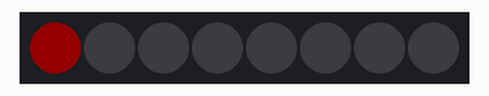
Simulated run of this sketch. Board: Arduino Uno, built with avr-gcc and run on an emulated ATmega328P. Shown: 8 RGB LEDs in strip order, left to right. Dim RGB values are drawn brighter than linear.

Above: at 0.1 s.
At 1.1 s:
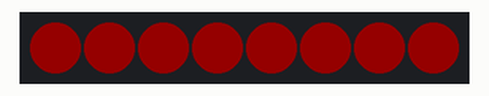
At 2.0 s:
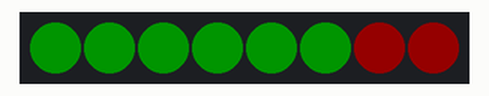
At 3.91 s:
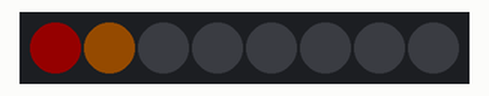
At 4.51 s:
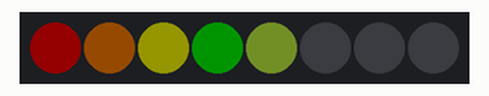
At 5.1 s:
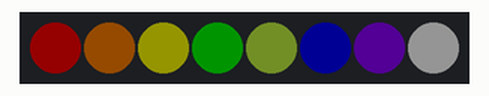
Timing chart, 0 to 6.6 s (numbered marks = the images above):
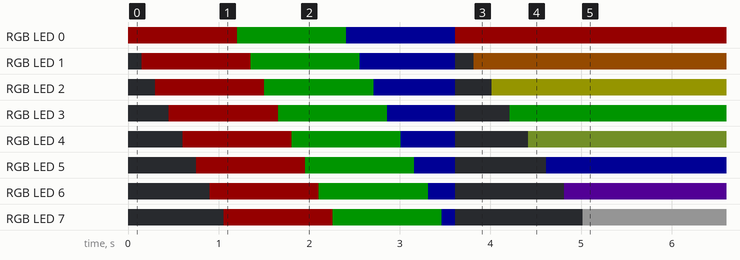

The sketch:

35-ledstrip.ino
```cpp
#include <Adafruit_NeoPixel.h>

#define PIN 6
#define PIXELS 8

Adafruit_NeoPixel pixels = Adafruit_NeoPixel(PIXELS, PIN, NEO_GRB + NEO_KHZ800);

unsigned long int colors[] = { 0xFF0000, 0xFF7F00, 0xFFFF00, 0x00FF00, 0x96bf33, 0x0000FF, 0x8B00FF, 0xffffff };

void setup() {
  pixels.begin();
  pixels.setBrightness(20);
  for (int i=0; i<PIXELS; i++)
  {
    pixels.setPixelColor(i, pixels.Color(255,0,0));
    pixels.show();
    delay(150);
  }
  for (int i=0; i<PIXELS; i++)
  {
    pixels.setPixelColor(i, pixels.Color(0,255,0));
    pixels.show();
    delay(150);
  }
  for (int i=0; i<PIXELS; i++)
  {
    pixels.setPixelColor(i, pixels.Color(0,0,255));
    pixels.show();
    delay(150);
  }
  pixels.clear();
}

void loop() {
  // put your main code here, to run repeatedly:
  for (int i=0; i<PIXELS; i++)
  {
    int index = PIXELS > 8 ? i % PIXELS : i;
    pixels.setPixelColor(i, colors[index]);
    pixels.show();
    delay(200);
  }
}
```

Measured:
- by itself, RGB LED 0: off → RGB(20, 0, 0) at 0.00 s, → RGB(0, 20, 0) 1.2 s later, → RGB(0, 0, 20) 1.2 s later, → RGB(20, 0, 0) 1.2 s later
- by itself, RGB LED 1: off → RGB(20, 0, 0) at 0.15 s, → RGB(0, 20, 0) 1.2 s later, → RGB(0, 0, 20) 1.2 s later, → off 1.1 s later, … (5 changes in this stretch)
- by itself, RGB LED 7: off → RGB(20, 0, 0) at 1.1 s, → RGB(0, 20, 0) 1.2 s later, → RGB(0, 0, 20) 1.2 s later, → off 0.15 s later, … (5 changes in this stretch)
